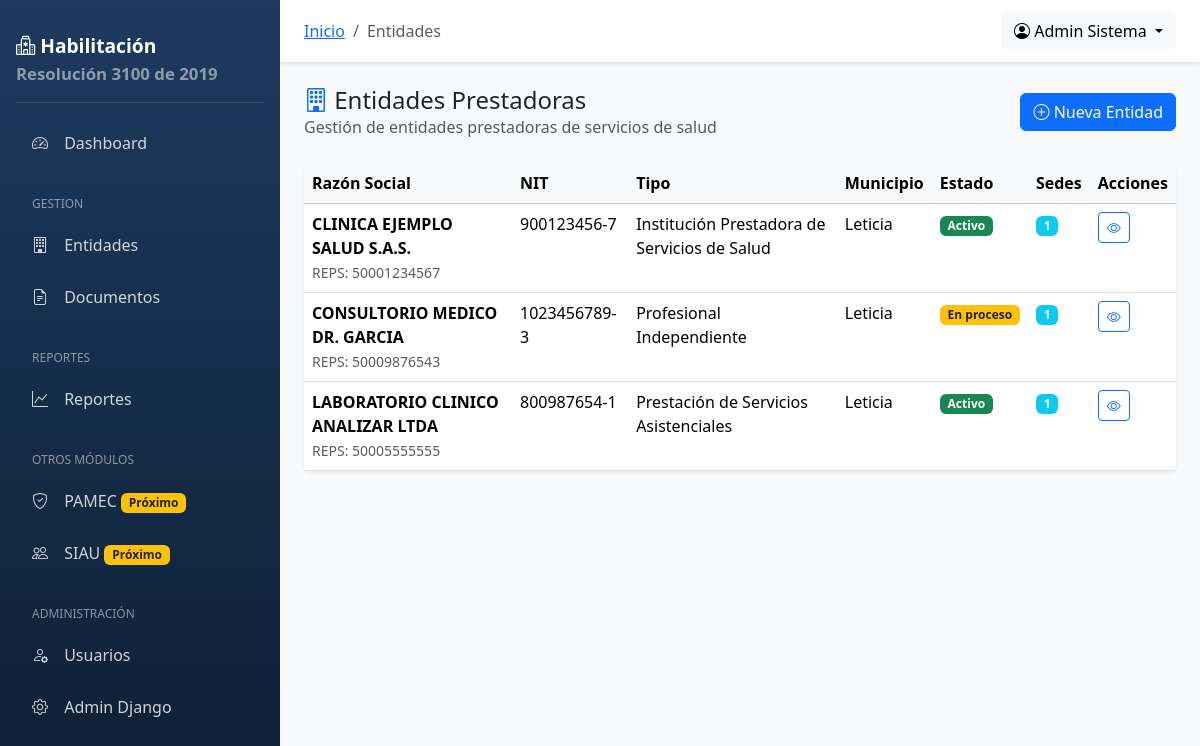
/entidades/ (signed in), run on the app's committed database.
### usuarios/models.py (models this page shows, shortened)
class Usuario(AbstractUser):
    ROLES = [
        ('SUPER', 'Super Administrador'),
        ('ADMIN', 'Administrador de Entidad'),
        ('AUDITOR', 'Auditor (Solo lectura)'),
        ('CALIDAD', 'Responsable de Calidad'),
        ('EVALUADOR', 'Evaluador'),
        ('APROBADOR', 'Aprobador'),
        ('CONSULTOR', 'Consultor (Solo lectura)'),
    ]
    username = None  # Deshabilitamos username, usamos email
    email = models.EmailField('Correo electrónico', unique=True)
    primer_nombre = models.CharField('Primer nombre', max_length=50)
    segundo_nombre = models.CharField('Segundo nombre', max_length=50, blank=True)
    primer_apellido = models.CharField('Primer apellido', max_length=50)
    segundo_apellido = models.CharField('Segundo apellido', max_length=50, blank=True)
    documento_identidad = models.CharField('Documento de identidad', max_length=20, blank=True)
    telefono = models.CharField('Teléfono', max_length=20, blank=True)
    cargo = models.CharField('Cargo', max_length=100, blank=True)
    rol = models.CharField('Rol', max_length=20, choices=ROLES, default='CONSULTOR')
    entidad = models.ForeignKey(
        'entidades.EntidadPrestadora',
        on_delete=models.SET_NULL,
        null=True,
        blank=True,
        related_name='usuarios',
        verbose_name='Entidad Prestadora'
    )
    sedes = models.ManyToManyField(
        'entidades.Sede',
        blank=True,
        related_name='usuarios',
        verbose_name='Sedes asignadas'
    )
    foto = models.ImageField('Foto de perfil', upload_to='usuarios/fotos/', blank=True, null=True)
    fecha_ultimo_acceso = models.DateTimeField('Último acceso', null=True, blank=True)
    creado_por = models.ForeignKey(
        'self',
        on_delete=models.SET_NULL,
        null=True,
        blank=True,
        related_name='usuarios_creados'
    )
    objects = UsuarioManager()
    USERNAME_FIELD = 'email'
    REQUIRED_FIELDS = ['primer_nombre', 'primer_apellido']
    class Meta:
        verbose_name = 'Usuario'
        verbose_name_plural = 'Usuarios'
        ordering = ['primer_apellido', 'primer_nombre']
    @property
    def nombre_completo(self):
        nombres = f"{self.primer_nombre} {self.segundo_nombre}".strip()
        apellidos = f"{self.primer_apellido} {self.segundo_apellido}".strip()
        return f"{nombres} {apellidos}".strip()
    @property
    def es_administrador(self):
        return self.rol in ['SUPER', 'ADMIN']

### entidades/models.py (models this page shows, shortened)
class EntidadPrestadora(models.Model):
    ESTADOS = [
        ('ACTIVO', 'Activo'),
        ('INACTIVO', 'Inactivo'),
        ('SUSPENDIDO', 'Suspendido'),
        ('EN_PROCESO', 'En proceso de habilitación'),
    ]
    tipo_prestador = models.ForeignKey(
        TipoPrestador,
        on_delete=models.PROTECT,
        verbose_name='Tipo de prestador'
    )
    razon_social = models.CharField('Razón social', max_length=300)
    nombre_comercial = models.CharField('Nombre comercial', max_length=300, blank=True)
    nit = models.CharField('NIT', max_length=20, unique=True)
    digito_verificacion = models.CharField('Dígito de verificación', max_length=1)
    codigo_reps = models.CharField('Código REPS', max_length=20, unique=True, blank=True, null=True)
    representante_legal = models.CharField('Representante legal', max_length=200)
    documento_representante = models.CharField('Documento representante', max_length=20)
    departamento = models.ForeignKey(
        Departamento,
        on_delete=models.PROTECT,
        verbose_name='Departamento'
    )
    municipio = models.ForeignKey(
        Municipio,
        on_delete=models.PROTECT,
        verbose_name='Municipio'
    )
    direccion = models.CharField('Dirección', max_length=300)
    telefono = models.CharField('Teléfono', max_length=50)
    email = models.EmailField('Correo electrónico')
    sitio_web = models.URLField('Sitio web', blank=True)
    logo = models.ImageField('Logo', upload_to='entidades/logos/', blank=True, null=True)
    gerente = models.CharField('Gerente/Director', max_length=200, blank=True)
    responsable_calidad = models.CharField('Responsable de calidad', max_length=200, blank=True)
    estado = models.CharField('Estado', max_length=20, choices=ESTADOS, default='EN_PROCESO')
    fecha_inscripcion_reps = models.DateField('Fecha inscripción REPS', null=True, blank=True)
    fecha_vencimiento_habilitacion = models.DateField('Fecha vencimiento habilitación', null=True, blank=True)
    fecha_creacion = models.DateTimeField('Fecha de creación', auto_now_add=True)
    fecha_modificacion = models.DateTimeField('Fecha de modificación', auto_now=True)
    creado_por = models.ForeignKey(
        settings.AUTH_USER_MODEL,
        on_delete=models.SET_NULL,
        null=True,
        blank=True,
        related_name='entidades_creadas'
    )
    class Meta:
        verbose_name = 'Entidad Prestadora'
        verbose_name_plural = 'Entidades Prestadoras'
        ordering = ['razon_social']
    @property
    def nit_completo(self):
        return f"{self.nit}-{self.digito_verificacion}"

class TipoPrestador(models.Model):
    codigo = models.CharField('Código', max_length=10, unique=True)
    nombre = models.CharField('Nombre', max_length=200)
    descripcion = models.TextField('Descripción', blank=True)
    activo = models.BooleanField('Activo', default=True)
    class Meta:
        verbose_name = 'Tipo de Prestador'
        verbose_name_plural = 'Tipos de Prestador'
        ordering = ['nombre']

class Municipio(models.Model):
    departamento = models.ForeignKey(
        Departamento,
        on_delete=models.CASCADE,
        related_name='municipios'
    )
    codigo = models.CharField('Código DANE', max_length=5, unique=True)
    nombre = models.CharField('Nombre', max_length=100)
    class Meta:
        verbose_name = 'Municipio'
        verbose_name_plural = 'Municipios'
        ordering = ['departamento__nombre', 'nombre']

### entidades/views.py (the view)
# urls.py: path('', views.lista_entidades, name='lista'),
@login_required
def lista_entidades(request):
    if request.user.rol == 'SUPER':
        entidades = EntidadPrestadora.objects.all()
    else:
        entidades = EntidadPrestadora.objects.filter(pk=request.user.entidad_id)
    return render(request, 'entidades/lista.html', {
        'titulo': 'Entidades Prestadoras',
        'entidades': entidades,
    })

### core/context_processors.py (called while the page is built)
def global_settings(request):
    context = {
        'SISTEMA_NOMBRE': 'Sistema de Habilitación de Servicios de Salud',
        'SISTEMA_VERSION': '1.0.0',
        'RESOLUCION': 'Resolución 3100 de 2019',
        'HABILITACION_CONFIG': settings.HABILITACION_CONFIG,
    }
    if request.user.is_authenticated:
        context['entidad_actual'] = getattr(request.user, 'entidad', None)
        context['sedes_usuario'] = request.user.sedes.all() if hasattr(request.user, 'sedes') else []
    return context

### templates/entidades/lista.html (shortened to what this page needs)
{% extends 'base.html' %}
{% block breadcrumb %}
<li class="breadcrumb-item active">Entidades</li>
{% endblock %}
{% block content %}
<div class="row mb-4">
    <div class="col-12 d-flex justify-content-between align-items-center">
        <div>
            <h4 class="mb-0">
                <i class="bi bi-building text-primary"></i>
                Entidades Prestadoras
            </h4>
            <p class="text-muted mb-0">Gestión de entidades prestadoras de servicios de salud</p>
        </div>
        {% if user.es_administrador %}
        <a href="{% url 'entidades:crear' %}" class="btn btn-primary">
            <i class="bi bi-plus-circle"></i> Nueva Entidad
        </a>
        {% endif %}
    </div>
</div>
{% if entidades %}
<div class="card">
    <div class="card-body p-0">
        <div class="table-responsive">
            <table class="table table-hover mb-0">
                <thead class="table-light">
                    <tr>
                        <th>Razón Social</th>
                        <th>NIT</th>
                        <th>Tipo</th>
                        <th>Municipio</th>
                        <th>Estado</th>
                        <th>Sedes</th>
                        <th>Acciones</th>
                    </tr>
                </thead>
                <tbody>
                    {% for entidad in entidades %}
                    <tr>
                        <td>
                            <strong>{{ entidad.razon_social }}</strong>
                            {% if entidad.codigo_reps %}
                            <br><small class="text-muted">REPS: {{ entidad.codigo_reps }}</small>
                            {% endif %}
                        </td>
                        <td>{{ entidad.nit_completo }}</td>
                        <td>{{ entidad.tipo_prestador.nombre }}</td>
                        <td>{{ entidad.municipio.nombre }}</td>
                        <td>
                            {% if entidad.estado == 'ACTIVO' %}
                            <span class="badge bg-success">Activo</span>
                            {% elif entidad.estado == 'EN_PROCESO' %}
                            <span class="badge bg-warning text-dark">En proceso</span>
                            {% else %}
                            <span class="badge bg-secondary">{{ entidad.get_estado_display }}</span>
                            {% endif %}
                        </td>
                        <td><span class="badge bg-info">{{ entidad.sedes.count }}</span></td>
                        <td>
                            <a href="{% url 'entidades:detalle' entidad.pk %}" class="btn btn-sm btn-outline-primary">
                                <i class="bi bi-eye"></i>
                            </a>
                        </td>
                    </tr>
                    {% endfor %}
                </tbody>
            </table>
        </div>
    </div>
</div>
{% endif %}
{% endblock %}

### templates/base.html (shortened to what this page needs)
{% load static %}
<!DOCTYPE html>
<html lang="es">
<head>
    <link href="https://cdn.jsdelivr.net/npm/bootstrap@5.3.2/dist/css/bootstrap.min.css" rel="stylesheet">
    <link href="https://cdn.jsdelivr.net/npm/bootstrap-icons@1.11.1/font/bootstrap-icons.css" rel="stylesheet">
</head>
<body>
    {% if user.is_authenticated %}
    <nav class="sidebar">
        <div class="brand">
            <i class="bi bi-hospital"></i> Habilitación
            <small class="d-block text-white-50">{{ RESOLUCION }}</small>
        </div>
        <ul class="nav flex-column">
            <li class="nav-item">
                <a class="nav-link {% if request.resolver_match.url_name == 'dashboard' %}active{% endif %}" href="{% url 'core:dashboard' %}">
                    <i class="bi bi-speedometer2"></i> Dashboard
                </a>
            </li>
            <li class="nav-section">Gestion</li>
            <li class="nav-item">
                <a class="nav-link" href="{% url 'entidades:lista' %}">
                    <i class="bi bi-building"></i> Entidades
                </a>
            </li>
            <li class="nav-item">
                <a class="nav-link" href="{% url 'documentos:lista' %}">
                    <i class="bi bi-file-earmark-text"></i> Documentos
                </a>
            </li>
            <li class="nav-section">Reportes</li>
            <li class="nav-item">
                <a class="nav-link" href="{% url 'reportes:dashboard' %}">
                    <i class="bi bi-graph-up"></i> Reportes
                </a>
            </li>
            <li class="nav-section">Otros Módulos</li>
            <li class="nav-item">
                <a class="nav-link" href="{% url 'pamec:dashboard' %}">
                    <i class="bi bi-shield-check"></i> PAMEC
                    <span class="badge bg-warning text-dark ms-auto">Próximo</span>
                </a>
            </li>
            <li class="nav-item">
                <a class="nav-link" href="{% url 'siau:dashboard' %}">
                    <i class="bi bi-people"></i> SIAU
                    <span class="badge bg-warning text-dark ms-auto">Próximo</span>
                </a>
            </li>
            {% if user.es_administrador %}
            <li class="nav-section">Administración</li>
            <li class="nav-item">
                <a class="nav-link" href="{% url 'usuarios:lista' %}">
                    <i class="bi bi-person-gear"></i> Usuarios
                </a>
            </li>
            <li class="nav-item">
                <a class="nav-link" href="{% url 'admin:index' %}">
                    <i class="bi bi-gear"></i> Admin Django
                </a>
            </li>
            {% endif %}
        </ul>
    </nav>
    <main class="main-content">
        <nav class="navbar-top d-flex justify-content-between align-items-center">
            <div>
                <nav aria-label="breadcrumb" class="d-inline-block">
                    <ol class="breadcrumb mb-0">
                        <li class="breadcrumb-item"><a href="{% url 'core:dashboard' %}">Inicio</a></li>
                        {% block breadcrumb %}{% endblock %}
                    </ol>
                </nav>
            </div>
            <div class="d-flex align-items-center">
                <div class="dropdown">
                    <a class="btn btn-light dropdown-toggle" href="#" role="button" data-bs-toggle="dropdown">
                        <i class="bi bi-person-circle"></i> {{ user.nombre_completo|default:user.email }}
                    </a>
                </div>
            </div>
        </nav>
        <div class="content-wrapper">
            {% block content %}{% endblock %}
        </div>
    </main>
    {% else %}
    <div class="container">
        {% block auth_content %}{% endblock %}
    </div>
    {% endif %}
</body>
</html>

### templates/base.html (style rules this page uses)
:root { --primary-color: #0d6efd; --sidebar-width: 280px; }
body { font-family: 'Segoe UI', system-ui, -apple-system, sans-serif; background-color: #f8f9fa; }
.sidebar { position: fixed; top: 0; left: 0; height: 100vh; width: var(--sidebar-width); background: linear-gradient(180deg, #1e3a5f 0%, #0d1f33 100%); padding: 1rem; overflow-y: auto; z-index: 1000; }
.sidebar .brand { color: white; font-size: 1.2rem; font-weight: 600; padding: 1rem 0; border-bottom: 1px solid rgba(255,255,255,0.1); margin-bottom: 1rem; }
.sidebar .nav-link { color: rgba(255,255,255,0.8); padding: 0.75rem 1rem; border-radius: 0.5rem; margin-bottom: 0.25rem; transition: all 0.3s; }
.sidebar .nav-link i { margin-right: 0.75rem; width: 20px; text-align: center; }
.sidebar .nav-section { font-size: 0.75rem; text-transform: uppercase; color: rgba(255,255,255,0.5); padding: 1rem 1rem 0.5rem; margin-top: 0.5rem; }
.main-content { margin-left: var(--sidebar-width); padding: 0; min-height: 100vh; }
.navbar-top { background: white; box-shadow: 0 2px 4px rgba(0,0,0,0.1); padding: 0.75rem 1.5rem; }
.content-wrapper { padding: 1.5rem; }
.card { border: none; box-shadow: 0 0.125rem 0.25rem rgba(0,0,0,0.075); border-radius: 0.5rem; }

### data on the page
Usuario: nombre_completo "Admin Sistema"
EntidadPrestadora: razon_social "CLINICA EJEMPLO SALUD S.A.S.", codigo_reps "50001234567", nit_completo "900123456-7", tipo_prestador.nombre "Institución Prestadora de Servicios de Salud", municipio.nombre "Leticia", estado "Activo", sedes.count "1"
EntidadPrestadora: razon_social "CONSULTORIO MEDICO DR. GARCIA", codigo_reps "50009876543", nit_completo "1023456789-3", tipo_prestador.nombre "Profesional Independiente", municipio.nombre "Leticia", estado "En proceso", sedes.count "1"
EntidadPrestadora: razon_social "LABORATORIO CLINICO ANALIZAR LTDA", codigo_reps "50005555555", nit_completo "800987654-1", tipo_prestador.nombre "Prestación de Servicios Asistenciales", municipio.nombre "Leticia", estado "Activo", sedes.count "1"

### other printed values
{{ RESOLUCION }} "Resolución 3100 de 2019"
